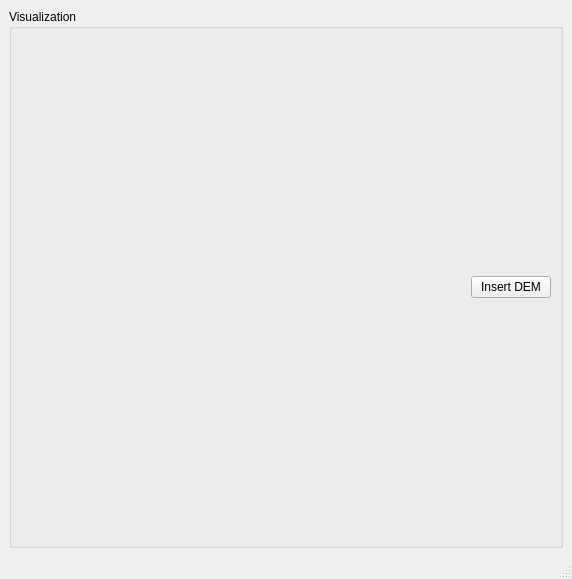
<?xml version="1.0" encoding="UTF-8"?>
<ui version="4.0">
 <class>MainWindow</class>
 <widget class="QMainWindow" name="MainWindow">
  <property name="geometry">
   <rect>
    <x>0</x>
    <y>0</y>
    <width>572</width>
    <height>579</height>
   </rect>
  </property>
  <property name="windowTitle">
   <string>MainWindow</string>
  </property>
  <widget class="QWidget" name="centralwidget">
   <layout class="QGridLayout" name="gridLayout_3">
    <item row="0" column="0">
     <widget class="QGroupBox" name="groupBox">
      <property name="title">
       <string>Visualization</string>
      </property>
      <layout class="QGridLayout" name="gridLayout_2">
       <item row="1" column="0">
        <spacer name="horizontalSpacer">
         <property name="orientation">
          <enum>Qt::Horizontal</enum>
         </property>
         <property name="sizeHint" stdset="0">
          <size>
           <width>40</width>
           <height>20</height>
          </size>
         </property>
        </spacer>
       </item>
       <item row="1" column="1">
        <widget class="QPushButton" name="demPushButton">
         <property name="text">
          <string>Insert DEM</string>
         </property>
        </widget>
       </item>
       <item row="0" column="0" colspan="2">
        <layout class="QGridLayout" name="gridLayout"/>
       </item>
      </layout>
     </widget>
    </item>
   </layout>
  </widget>
  <widget class="QMenuBar" name="menubar">
   <property name="geometry">
    <rect>
     <x>0</x>
     <y>0</y>
     <width>572</width>
     <height>22</height>
    </rect>
   </property>
  </widget>
  <widget class="QStatusBar" name="statusbar"/>
 </widget>
 <resources/>
 <connections/>
</ui>
